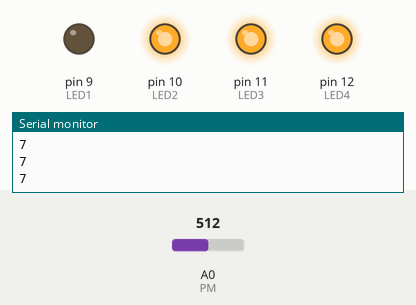
Recording of a sketch running on a simulated Arduino Uno, built with avr-gcc and run on an emulated ATmega328P. Shown: output pins drawn as LEDs (lit = HIGH), the last lines printed to the serial monitor. Inputs (shaded band) come from the test bench; at power-on: A0 (PM) = 512.

Above: at 1.2 s.
1.3 s: A0 (PM) set to 536
2.8 s: A0 (PM) set to 562
At 3.7 s:
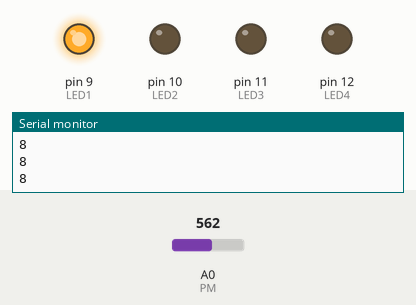
4.3 s: A0 (PM) set to 716
At 5.5 s:
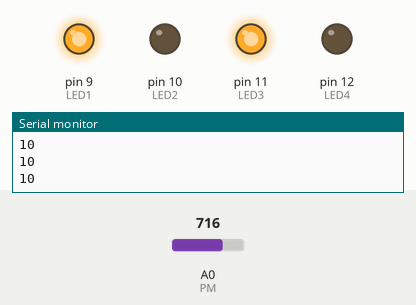
5.8 s: A0 (PM) set to 738
7.3 s: A0 (PM) set to 757
At 7.9 s:
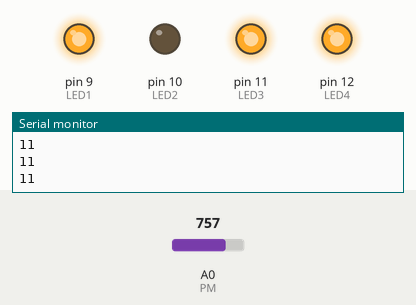
8.8 s: A0 (PM) set to 511
At 9.6 s:
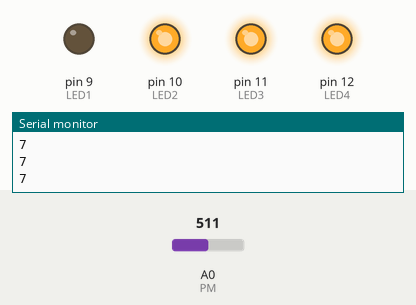
Timing chart, 0 to 11.3 s (numbered marks = the images above; inputs shaded):
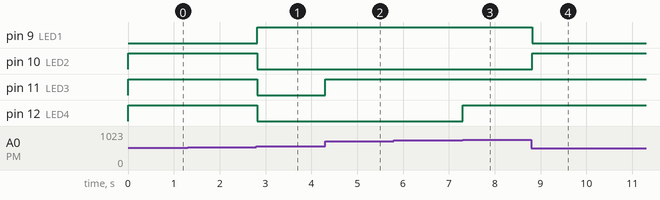

Measured:
- the behaviour switches between 545 and 546 on A0 (PM) (found by bisection; images 0 and 1)
- the behaviour switches between 750 and 751 on A0 (PM) (found by bisection; images 2 and 3)
- after the input at 2.8 s, pin 9 (LED1): LOW → HIGH at once; pin 10 (LED2), pin 11 (LED3), pin 12 (LED4): HIGH → LOW at once
- after the input at 4.3 s, pin 11 (LED3): LOW → HIGH at once
- after the input at 7.3 s, pin 12 (LED4): LOW → HIGH at once
- after the input at 8.8 s, pin 9 (LED1): HIGH → LOW at once; pin 10 (LED2): LOW → HIGH at once

The sketch:

from_zero_to_nine.ino
```cpp
#define PM 0
#define LED1 9
#define LED2 10
#define LED3 11
#define LED4 12

void number_hex(uint8_t level_2, uint8_t level_3, uint8_t level_4,
uint8_t level_5, uint8_t level_6, uint8_t level_7, uint8_t level_8);

void number_bin(uint8_t level_1, uint8_t level_2, uint8_t level_3,
uint8_t level_4);

void setup() {
  // put your setup code here, to run once:
  Serial.begin(9600);
  pinMode(PM, OUTPUT);
  pinMode(LED1, OUTPUT);
  pinMode(LED2, OUTPUT);
  pinMode(LED3, OUTPUT);
  pinMode(LED4, OUTPUT);
}

uint16_t value;

void loop() {
  /* настройка потенциометра */
  value = analogRead(PM);
  value = map(value, 0, 1023, 0, 15);
  constrain(value, 0, 15);
  Serial.println(value);

  /* настройка индикатора */
 /* setup number(2, 3, 4, 5, 6, 7, 8); */
  switch(value){
  case 0: number_hex(0, 1, 1, 1, 1, 1, 1);
          number_bin(0, 0, 0, 0);
          break;
  case 1: number_hex(0, 0, 0, 1, 0, 0, 1);
          number_bin(0, 0, 0, 1);
          break;
  case 2: number_hex(1, 0, 1, 1, 1, 1, 0);
          number_bin(0, 0, 1, 0);
          break;
  case 3: number_hex(1, 0, 1, 1, 0, 1, 1);
          number_bin(0, 0, 1, 1);
          break;
  case 4: number_hex(1, 1, 0, 1, 0, 0, 1);
          number_bin(0, 1, 0, 0);
          break;
  case 5: number_hex(1, 1, 1, 0, 0, 1, 1);
          number_bin(0, 1, 0, 1);
          break;
  case 6: number_hex(1, 1, 1, 0, 1, 1, 1);
          number_bin(0, 1, 1, 0);
          break;
  case 7: number_hex(0, 0, 1, 1, 0, 0, 1);
          number_bin(0, 1, 1, 1);
          break;
  case 8: number_hex(1, 1, 1, 1, 1, 1, 1);
          number_bin(1, 0, 0, 0);
          break;
  case 9: number_hex(1, 1, 1, 1, 0, 1, 1);
          number_bin(1, 0, 0, 1);
          break;
  case 10: number_hex(1, 1, 1, 1, 1, 0, 1);
           number_bin(1, 0, 1, 0);
           break;
  case 11: number_hex(1, 1, 0, 0, 1, 1, 1);
           number_bin(1, 0, 1, 1);
           break;
  case 12: number_hex(0, 1, 1, 0, 1, 1, 0);
           number_bin(1, 1, 0, 0);
           break;
  case 13: number_hex(1, 0, 0, 1, 1, 1, 1);
           number_bin(1, 1, 0, 1);
           break;
  case 14: number_hex(1, 1, 1, 0, 1, 1, 0);
           number_bin(1, 1, 1, 0);
           break;
  case 15: number_hex(1, 1, 1, 0, 1, 0, 0);
           number_bin(1, 1, 1, 1);
           break;
  }
  delay(30);
}

void number_hex(uint8_t level_2, uint8_t level_3, uint8_t level_4,
uint8_t level_5, uint8_t level_6, uint8_t level_7, uint8_t level_8)
{
  digitalWrite(2, level_2);
  digitalWrite(3, level_3);
  digitalWrite(4, level_4);
  digitalWrite(5, level_5);
  digitalWrite(6, level_6);
  digitalWrite(7, level_7);
  digitalWrite(8, level_8);
}

void number_bin(uint8_t level_1, uint8_t level_2, uint8_t level_3,
uint8_t level_4)
{
  digitalWrite(LED1, level_1);
  digitalWrite(LED2, level_2);
  digitalWrite(LED3, level_3);
  digitalWrite(LED4, level_4);
}
```
